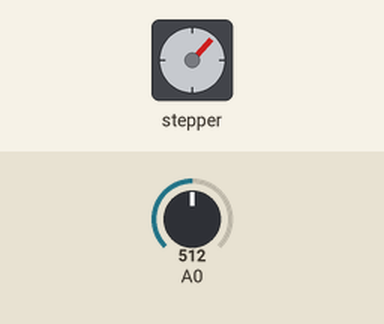
This sketch was run on a simulated Arduino Uno, built with avr-gcc and run on an emulated ATmega328P. Parts: stepper motor. Inputs (shaded band) come from the test bench; at power-on: A0 = 512. Stepper angles assume 100 steps per turn.

Above: at 7.0 s.
7.1 s: A0 set to 716
At 7.55 s:
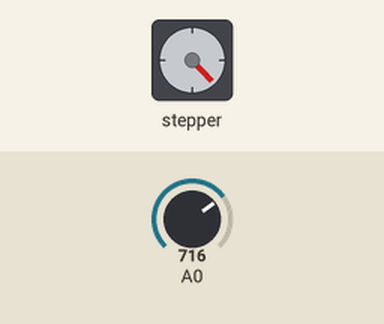
10.1 s: A0 set to 900
At 12.7 s:
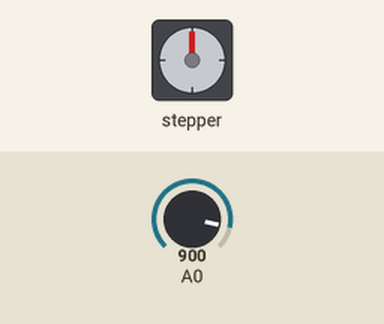
13.1 s: A0 set to 899
At 13.6 s:
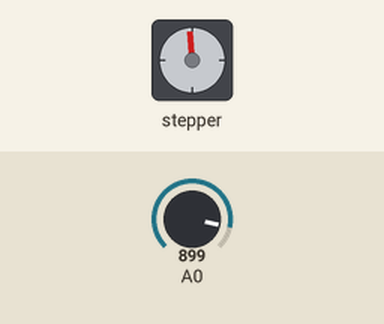
14.6 s: A0 set to 511
At 14.75 s:
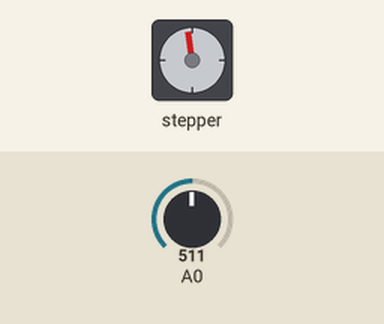
20.6 s: A0 set to 306
At 24.0 s:
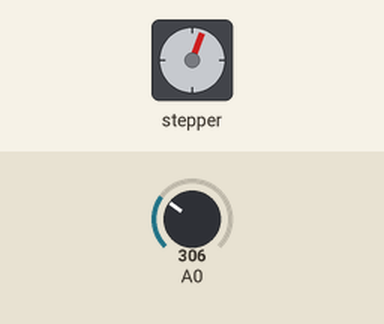
Timing chart, 0 to 24.6 s (numbered marks = the images above; inputs shaded):
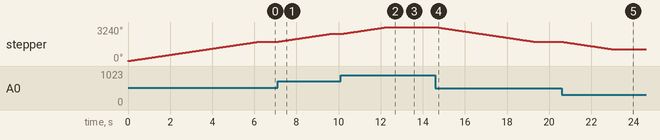

The sketch:

stepper.ino
```cpp
#include <Stepper.h>

// 这里设置步进电机旋转一圈是多少步
#define STEPS 100

// attached to设置步进电机的步数和引脚
Stepper stepper(STEPS, 10, 11, 12, 13);

// 定义变量用来存储历史读数
int previous = 0;

void setup()
{
  // 设置电机每分钟的转速为50步
  stepper.setSpeed(50);
}

void loop()
{
  // 获取传感器读数
  int val = analogRead(0);

  // 移动步数为当前读数减去历史读数
  stepper.step(val - previous);

  // 保存历史读数
  previous = val;
}
```

Measured:
- after the input at 7.1 s, stepper: turns 734° clockwise in 2.5 s, starting at once
- after the input at 10.1 s, stepper: turns 663° clockwise in 2.2 s, starting at once
- after the input at 14.6 s, stepper: turns 1397° counter-clockwise in 4.7 s, starting at once
- after the input at 20.6 s, stepper: turns 738° counter-clockwise in 2.5 s, starting at once
- by itself, stepper: turns 1843° clockwise in 6.2 s
